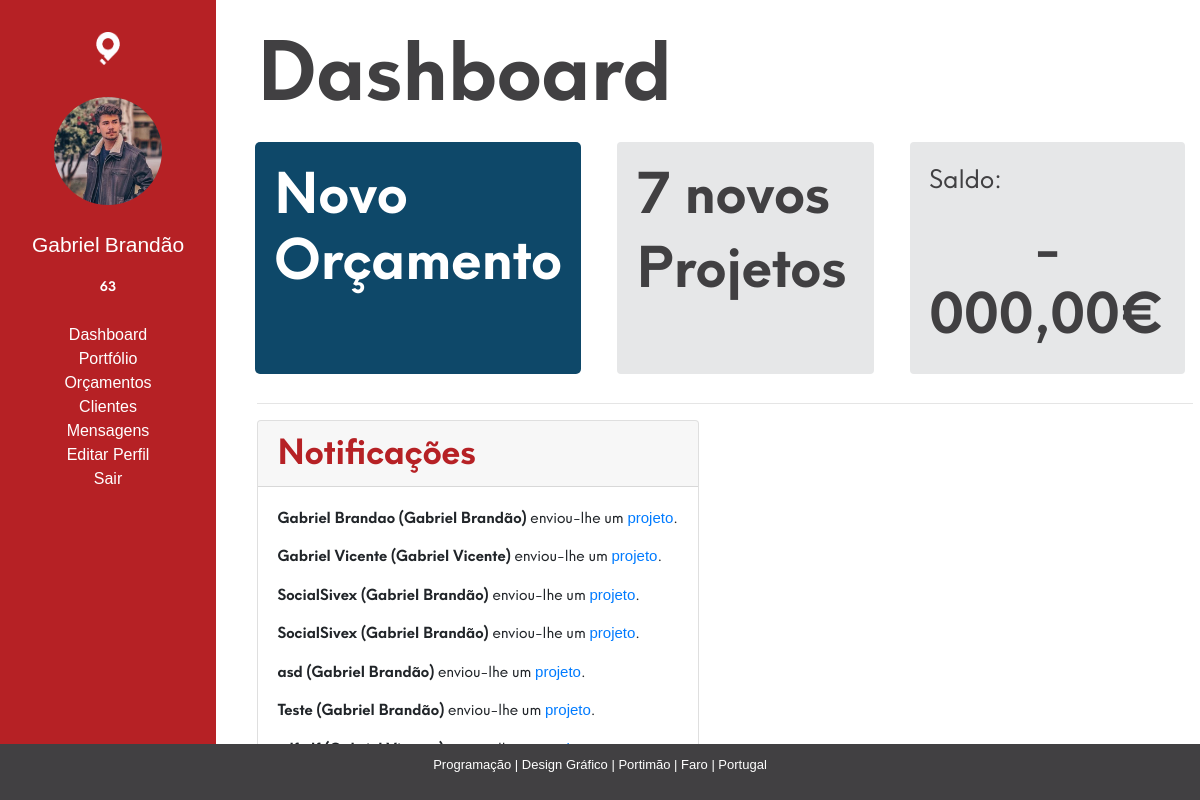
The app's page /dashboard.php (signed in) with its own data.
### tables this page shows
CREATE TABLE `projetos` (
  `id_projeto` int(11) NOT NULL,
  `id_user` int(11) NOT NULL,
  `nome_do_negocio` varchar(30) NOT NULL,
  `descricao` text NOT NULL,
  `id_orcamento` int(11) NOT NULL,
  `id_localizacao` int(11) NOT NULL,
  `website` text NOT NULL,
  `anexo` text NOT NULL,
  `data_acabamento` datetime NOT NULL,
  `aprovado` int(11) NOT NULL DEFAULT '0'
);

CREATE TABLE `users` (
  `id` int(11) NOT NULL,
  `nome` text NOT NULL,
  `apelido` text NOT NULL,
  `email` text NOT NULL,
  `password` text NOT NULL,
  `foto` varchar(300) NOT NULL DEFAULT 'user.png',
  `role_status` int(11) NOT NULL DEFAULT '0',
  `profissao` varchar(100) NOT NULL DEFAULT 'Utilizador',
  `saldo` int(30) NOT NULL,
  `data_nascimento` date NOT NULL,
  `telefone` int(10) NOT NULL,
  `vista` int(11) NOT NULL DEFAULT '0',
  `vista_notificacao` int(11) NOT NULL DEFAULT '0',
  `vista_notificacao2` int(11) NOT NULL DEFAULT '0',
  `vista_email` int(11) NOT NULL DEFAULT '0',
  `vista_anos` int(11) NOT NULL DEFAULT '0'
);

### dashboard.php (the view, shortened to what this page needs)
<?php
include 'header_nonav.php';
$query_notificacoes = mysqli_query($link, "SELECT * FROM users INNER JOIN projetos ON users.id = projetos.id_user");
$conta_projetos = mysqli_num_rows($query_notificacoes);
?>
<div style="display: inline-block; padding-left: 3%; padding-top: 2%; width: 81%;" id="second_nav_content">
	<div data-aos="zoom-in-right">
		<h1 style="color: #414042; font-size: 80px;" class="Neue-bold" id="dashboard_title">Dashboard</h1>
	</div>
	<div class="row">
		<div class="col-sm" style="background-color: #0E4869; padding: 2%; cursor: pointer; border-radius: 5px; margin:1.4%;" data-aos="zoom-in-right">
			<a href="https://www.inoverso.com/pedir_orcamento.php"style="text-decoration:none;">
				<h1 style="font-size: 55px; color: white;" class="Neue-bold responsive_dashboard_semititles">Novo<br> Orçamento</h1>
			</div>
		<div class="col-sm btn btn-success btn-block text-center align-center" style="cursor: pointer; background-color: #E6E7E8 !important; border:0px; color:#414042; padding:2%; text-align:left !important; margin:1.4%;" data-aos="zoom-in" data-toggle="modal" data-target="#novos_projetos_modal">
			<div class="align-self-center">
				<h1 class="Neue-bold responsive_dashboard_semititles" style="font-size: 55px;"><?php echo $conta_projetos; ?> novos</h1>
				<h1 class="Neue-bold responsive_dashboard_semititles" style="font-size: 55px;">Projetos</h1>
			</div>
		</div>&nbsp;&nbsp;
		<div class="col-sm btn btn-warning text-center align-middle" style="background-color: #E6E7E8 !important; border:0px; color:#414042; padding:2%; margin:1.4%;" data-aos="zoom-in-left">
			<p class="Neue-regular responsive_dashboard_semititles" style="text-align: left; font-size: 25px;">Saldo:</p>
			<h1 class="Neue-bold responsive_dashboard_semititles" style="font-size: 55px;">- 000,00€</h1>
		</div>&nbsp;&nbsp;
	</div>
	<hr>
	<div id="notificacoes_dash_css" class="card" style="display: inline-block;">
		<h2 class="Neue-bold responsive_titles card-header" style="color: rgba(182, 33, 37, 1); font-size: 34px;">Notificações</h2>
		<div class="card-body" style="height: 35%; overflow-y: scroll;">
			<?php
			while ($info_notificacoes = mysqli_fetch_array($query_notificacoes)) {
				$nome_user = $info_notificacoes['nome'];
				$apelido_user = $info_notificacoes['apelido'];
				$nome_do_negocio = $info_notificacoes['nome_do_negocio'];
				$id_projeto = $info_notificacoes['id_projeto'];
				echo "<p class='responsive Neue-regular' style='font-size: 15px;'><span class='Neue-bold'>$nome_do_negocio ($nome_user $apelido_user)</span> enviou-lhe um <a href='#' data-toggle='modal' data-target='#modal_$id_projeto'>projeto</a>.</p>";
			}
			?>
		</div>
	</div>
</div>
<?php
include 'footer.php';
?>

### main.css (style rules this page uses)
* { -webkit-box-sizing:border-box; -moz-box-sizing:border-box; box-sizing:border-box; font-family: Open-Sans, sans-serif; }
* { padding: 0; margin: 0; }
html, body { padding: 0 !important; margin: 0 !important; min-width: 100% !important; min-height: 100% !important; width: 100% !important; height: 100% !important; }
html, body, #form_css1, #form_css2 { min-height: 100%; height: 100%; }
.Neue-regular { font-family: Neue-regular; }
.Neue-bold { font-family: Neue-bold; }

### records on screen
projetos: nome_do_negocio "Gabriel Brandao", id_user.nome "Gabriel", id_user.apelido "Brandão"
projetos: nome_do_negocio "Gabriel Vicente", id_user.nome "Gabriel", id_user.apelido "Vicente"
projetos: nome_do_negocio "SocialSivex", id_user.nome "Gabriel", id_user.apelido "Brandão"
projetos: nome_do_negocio "SocialSivex", id_user.nome "Gabriel", id_user.apelido "Brandão"
projetos: nome_do_negocio "asd", id_user.nome "Gabriel", id_user.apelido "Brandão"
projetos: nome_do_negocio "Teste", id_user.nome "Gabriel", id_user.apelido "Brandão"

### other values on screen
$_SESSION['login'][2] "Gabriel"
$_SESSION['login'][3] "Brandão"
$_SESSION['login'][1] "63"
$conta_projetos "7"
